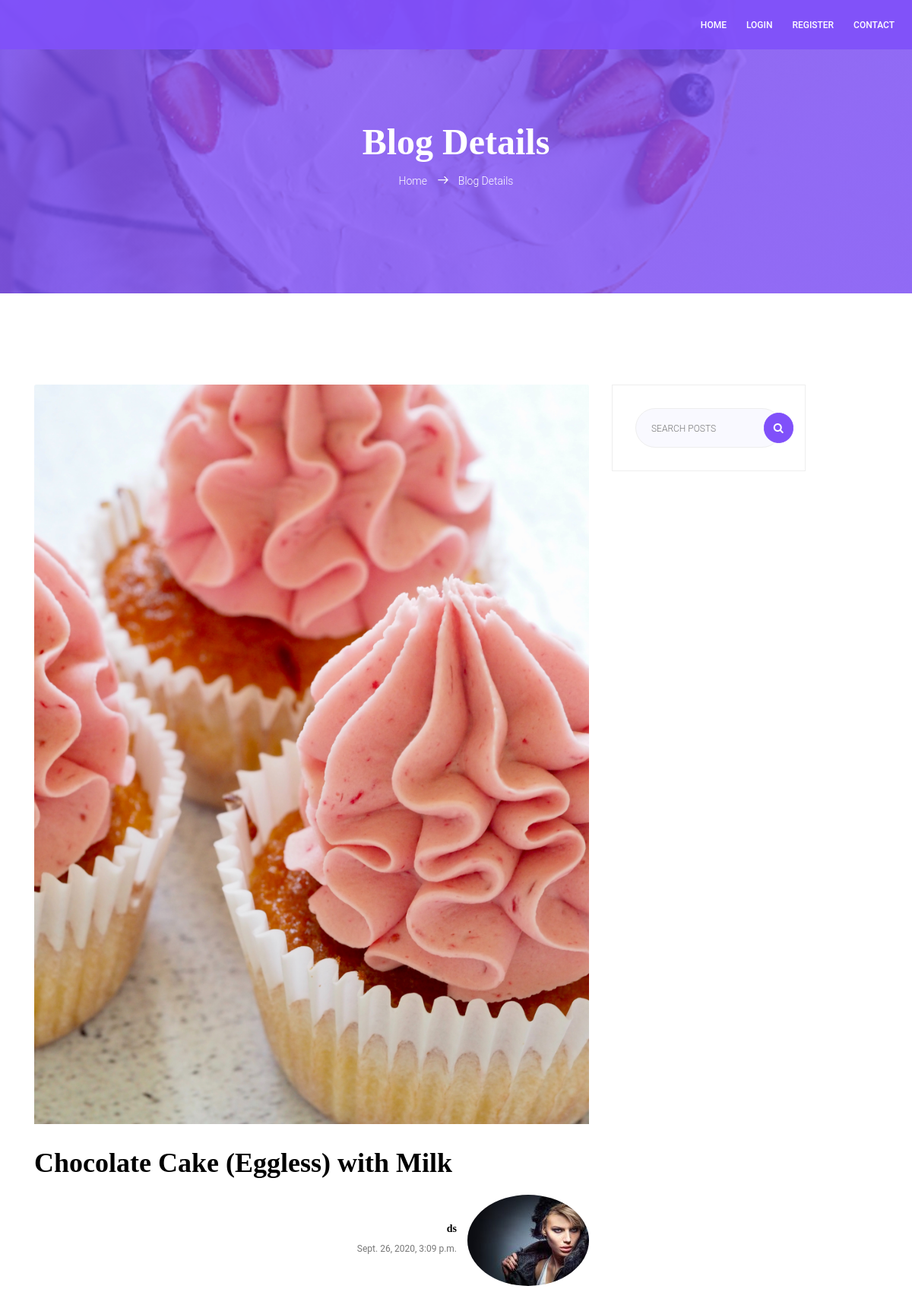
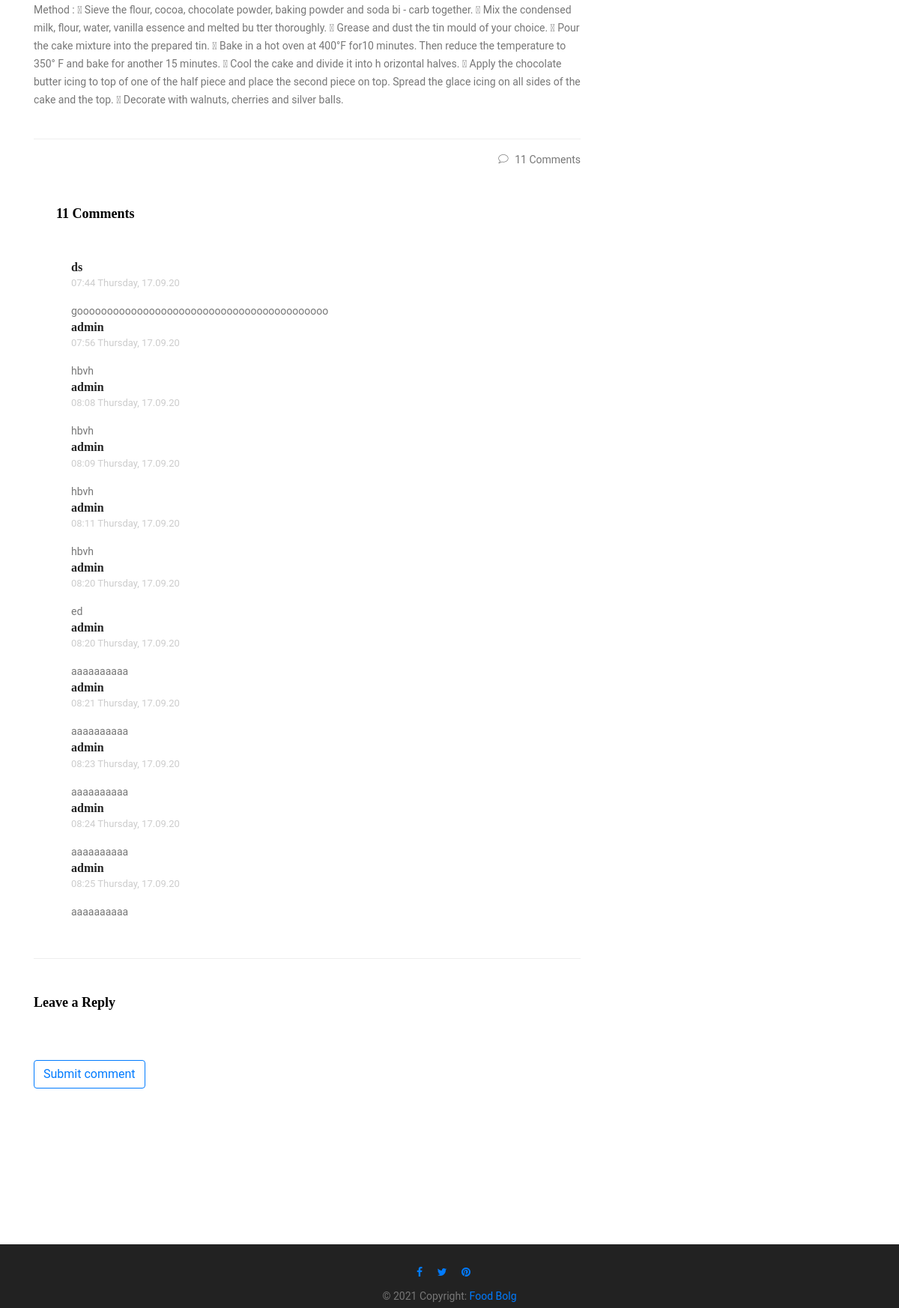
Page /blog/ds-sss/ on the committed database (2 pictures, top to bottom).
### blog/models.py (models this page shows, shortened)
class BlogPost(models.Model):
	title 					= models.CharField(max_length=50, null=False, blank=False)
	body 					= models.TextField(max_length=5000, null=False, blank=False)
	image = 				models.ImageField(blank=True,default='images_4.jpeg')
	date_published 			= models.DateTimeField(auto_now_add=True, verbose_name="date published")
	date_updated 			= models.DateTimeField(auto_now=True, verbose_name="date updated")
	author 					= models.ForeignKey(settings.AUTH_USER_MODEL, on_delete=models.CASCADE)
	slug 					= models.SlugField(blank=True, unique=True)
	category = models.CharField(choices=CAEGORY_CHOICES, max_length=7)
	@property
	def number_of_comments(self):
		return Comment.objects.filter(post_connected=self).count()

class Comment(models.Model):
    cotent = models.TextField(max_length=140)
    data_posted = models.DateTimeField(default=timezone.now)
    author = models.ForeignKey(settings.AUTH_USER_MODEL,on_delete=models.CASCADE)
    post_connected = models.ForeignKey(BlogPost,on_delete=models.CASCADE)

### account/models.py (models this page shows, shortened)
class Account(AbstractBaseUser):
	email 					= models.EmailField(verbose_name="email", max_length=60, unique=True)
	username 				= models.CharField(max_length=30, unique=True)
	date_joined				= models.DateTimeField(verbose_name='date joined', auto_now_add=True)
	last_login				= models.DateTimeField(verbose_name='last login', auto_now=True)
	is_admin				= models.BooleanField(default=False)
	is_active				= models.BooleanField(default=True)
	is_staff				= models.BooleanField(default=False)
	is_superuser			= models.BooleanField(default=False)
	signup_confirmation		= models.BooleanField(default=False)
	image = models.ImageField(blank=True ,default='images_4.jpeg')
	USERNAME_FIELD = 'email'
	REQUIRED_FIELDS = ['username']
	objects = MyAccountManager()

### blog/views.py (the view, shortened to what this page needs)
# urls.py: path('<slug>/',PostDetailView.as_view(),name='detail'),
class PostDetailView(DetailView):
    model = BlogPost
    template_name = 'blog/detail_blog.html'
    context_object_name = 'blog_post'
    def get_context_data(self,**kwargs):
        data = super().get_context_data(**kwargs)
        comments_connected = Comment.objects.filter(post_connected=self.get_object()).order_by('data_posted')
        data['comments'] = comments_connected
        if self.request.user.is_authenticated:
            data['form'] = NewCommentForm(instance=self.request.user)
        return data

### blog/templates/blog/detail_blog.html (shortened to what this page needs)
{% extends 'base.html' %}
{% load crispy_forms_tags %}
{% block content %}
<section class="banner-area relative">
	<div class="overlay overlay-bg"></div>
	<div class="container">
		<div class="row d-flex align-items-center justify-content-center">
			<div class="about-content col-lg-12">
				<h1 class="text-white">
					Blog Details
				</h1>
				<p class="text-white link-nav"><a href="/">Home </a> <span class="lnr lnr-arrow-right"></span>
					<a href="#">
						Blog Details</a></p>
			</div>
		</div>
	</div>
</section>
<section class="blog_area section-gap single-post-area">
	<div class="container">
		<div class="row">
			<div class="col-lg-8">
				<div class="main_blog_details">
					<img class="card-img-top img-fluid" src="{{blog_post.image.url}}" alt="">
					<h4>{{blog_post.title}}</h4>
					<div class="user_details">
						<div class="float-right">
							<div class="media">
								<div class="media-body">
									<h5>{{blog_post.author.username}}</h5>
									<p>{{blog_post.date_updated}} </p>
								</div>
								<div class="d-flex">
									<img src="{{blog_post.author.image.url}}" class="rounded-circle" alt="">
								</div>
							</div>
						</div>
					</div>
					<p>{{blog_post.body|safe}}</p>
					<div class="news_d_footer">
						<a class="justify-content-center ml-auto" href="#"
						><i class="lnr lnr lnr-bubble"></i>{{ blog_post.number_of_comments }} Comments</a>
					</div>
				</div>
				<div class="comments-area">
					<h4>{{ blog_post.number_of_comments }} Comments</h4>
					<div class="comment-list">
						{% for comment in comments %}
						<div class="single-comment justify-content-between d-flex">
							<div class="user justify-content-between d-flex">
								<div class="desc">
									<h5><a href="#">{{ comment.author.username }}</a></h5>
									<p class="date">{{ comment.data_posted | date:"H:i l, d.m.y" }} </p>
									<p class="comment">
										{{ comment.cotent }}
									</p>
								</div>
							</div>
						</div>
						{% endfor %}
					</div>
				</div>
				<div class="comment-form">
					<h4>Leave a Reply</h4>
					{% if user is not None %}
					<form method="POST">
                        <div class="form-group">
                            <button class="btn btn-outline-primary" type="submit">Submit comment</button>
                        </div>
					</form>
					{% endif %}
				</div>
			</div>
			<div class="right-column col-lg-3 d-lg-flex  flex-column">
				<div class="single-widget search-widget">
					<form method="get" class="example" action="#" style="margin:auto;max-width:300px">
						<input type="text" placeholder="Search Posts" name="q" id="id_q">
						<button type="submit"><i class="fa fa-search"></i></button>
					</form>
				</div>
				</div>
				</div>
			</div>
			</div>
{% endblock content %}

### templates/base.html (shortened to what this page needs)
<!DOCTYPE html>
<html lang=en>
<head>
	{% load static %}
	<link rel="stylesheet" type="text/css" href="{% static 'sblog/css/bootstrap.css'%}" />
	<link rel="stylesheet" type="text/css" href="{% static 'sblog/css/style.css'%}" />
	<link rel="stylesheet" href="{% static 'sblog/css/linearicons.css' %} ">
	<link rel="stylesheet" href="{% static 'sblog/css/font-awesome.min.css' %}">
	<link rel="stylesheet" href="{% static 'sblog/css/bootstrap.css' %} ">
	<link rel="stylesheet" href="{% static 'sblog/css/magnific-popup.css' %} ">
	<link rel="stylesheet" href="{% static 'sblog/css/nice-select.css' %}">
	<link rel="stylesheet" href="{% static 'sblog/css/animate.min.css' %} ">
	<link rel="stylesheet" href="{% static 'sblog/css/owl.carousel.css' %}">
	<link rel="stylesheet" href="{% static 'sblog/css/main.css' %} ">
	{% include 'header.html' %}
</head>
<body>
<div class="main ">
	{% block content %}
	{% endblock content %}
</body>
{% include 'footer.html' %}
</html>

### templates/header.html (shortened to what this page needs)
<header id="header" >
    <div class="container box_1170 main-menu">
        <div class="row align-items-center justify-content-between d-flex">
            <nav id="nav-menu-container">
                <ul class="nav-menu">
                    <li class="menu-active"><a href="/">Home</a></li>
                    {% if request.user.is_authenticated %}
                    <li><a href="{% url 'account:accountt' %}">Account</a></li>
                    <li><a href="{% url 'account:logout' %}">Logout</a></li>
                    {% else %}
                    <li><a href="{% url 'account:Login' %}">Login</a></li>
                    <li><a href="{% url 'account:register_user' %}">Register</a></li>
                    {% endif %}
                    <li><a href="{% url 'blog:contact' %}">Contact</a></li>
                </ul>
            </nav>
        </div>
    </div>
</header>

### templates/footer.html (shortened to what this page needs)
<br>
<footer class="footer-area page-footer text-center font-small mt-4 wow fadeIn " >
	<hr class="my-4">
	<div class="pb-1 st"style="color: blueviolet !important;" >
	  <a href="" target="_blank">
		<i class="fa fa-facebook-f mr-3"></i>
	  </a>
	  <a href="" target="_blank">
		<i class="fa fa-twitter mr-3"></i>
	  </a>
	  <a href="" target="_blank">
		<i class="fa fa-pinterest mr-3"></i>
	  </a>
	</div>
	<div class="footer-copyright py-1">
	  © 2021 Copyright:
	  <a href="" target="_blank"> Food Bolg </a>
	</div>
  </footer>

### templates/header.html (style rules this page uses)
@media (min-width: 768px) { html { font-size: 16px; } }
form { width: 100%; }

### templates/base.html (style rules this page uses)
.main { min-height: 100vh; height: 100%; }

### rows in the picture
BlogPost: image (picture), title "Chocolate Cake (Eggless) with Milk", author.username "ds", date_updated "Sept. 26, 2020, 3:09 p.m.", author.image (picture), body "Method :  Sieve the flour, cocoa, chocolate powder, baking powder and soda bi - carb together.  Mix the condensed milk, flour, water, vanilla essence and melted bu tter thoroughly.  Grease and dust the tin mould of your choice.  Pour the cake mixture into the prepared tin.  Bake in a hot oven at 400°F for10 minutes. Then reduce the temperature to 350° F and bake for another 15 minutes.  Cool the cake and divide it into h orizontal halves.  Apply the chocolate butter icing to top of one of the half piece and place the second piece on top. Spread the glace icing on all sides of the cake and the top.  Decorate with walnuts, cherries and silver balls.", number_of_comments "11"
Comment: author.username "ds", data_posted "07:44 Thursday, 17.09.20", cotent "goooooooooooooooooooooooooooooooooooooooooo"
Comment: author.username "admin", data_posted "07:56 Thursday, 17.09.20", cotent "hbvh"
Comment: author.username "admin", data_posted "08:08 Thursday, 17.09.20", cotent "hbvh"
Comment: author.username "admin", data_posted "08:09 Thursday, 17.09.20", cotent "hbvh"
Comment: author.username "admin", data_posted "08:11 Thursday, 17.09.20", cotent "hbvh"
Comment: author.username "admin", data_posted "08:20 Thursday, 17.09.20", cotent "ed"
Comment: author.username "admin", data_posted "08:20 Thursday, 17.09.20", cotent "aaaaaaaaaa"
Comment: author.username "admin", data_posted "08:21 Thursday, 17.09.20", cotent "aaaaaaaaaa"
Comment: author.username "admin", data_posted "08:23 Thursday, 17.09.20", cotent "aaaaaaaaaa"
Comment: author.username "admin", data_posted "08:24 Thursday, 17.09.20", cotent "aaaaaaaaaa"
Comment: author.username "admin", data_posted "08:25 Thursday, 17.09.20", cotent "aaaaaaaaaa"
